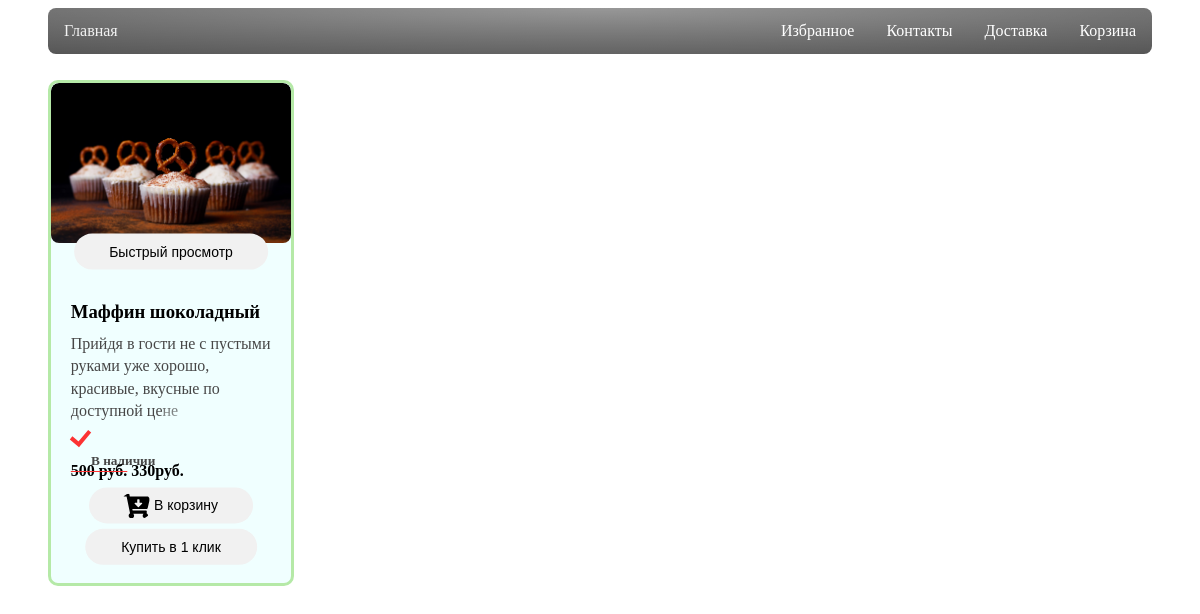
Page /maffiny on the committed database.
### webmain/model.py (models this page shows, shortened)
class Products(Base):
    __tablename__ = 'Products'
    id = sa.Column(sa.Integer, primary_key=True)
    name = sa.Column(sa.String, nullable=False)
    description = sa.Column(sa.Text, nullable=True)
    price = sa.Column(sa.Integer, nullable=False)
    category = sa.Column(sa.Text, nullable=False)
    link_photo = sa.Column(sa.String, nullable=False)
    link_like = sa.Column(sa.String, nullable=False)
    link_basket = sa.Column(sa.String, nullable=False)

### webmain/__init__.py (the view)
    @app.route("/<category>")
    def products_list(category):
        conn = Session()
        products = conn.query(Products).all()
        if category:
            filtered_products = conn.query(Products).filter_by(category=category)
            return render_template("products.html", products=filtered_products)
        return render_template("products.html", products=products)

### webmain/__init__.py (called while the page is built)
def create_app():
    app = Flask(__name__)
    app.config.from_pyfile('config.py')
    migrate()
    @app.route("/")
    @app.route("/home")
    def index():
        conn = Session()
        categoryes = conn.query(Category).all()
        title = "Пекарня Ессении"
        return render_template("main.html", page_title=title, categoryes=categoryes)
    @app.route("/<category>")
    def products_list(category):
        conn = Session()
        products = conn.query(Products).all()
        if category:
            filtered_products = conn.query(Products).filter_by(category=category)
            return render_template("products.html", products=filtered_products)
        return render_template("products.html", products=products)
    @app.route("/basket")
    def basket():
        return render_template("products.html")
    return app

### webmain/templates/products.html (shortened to what this page needs)
{% extends "base.html" %}
{% block content %}
{% for product in products %}
    <ul class="products clearfix">
        <li class="product-wrapper">
            <a class="product">
                <div class="product-photo">
                    <img src="{{ url_for('static', filename=product.link_photo) }}" alt="">
                    <h3>{{ product.name }}</h3>
                    <p class="product-text">{{ product.description }}</p>
                    <h5>В наличии</h5>
                    <h4 class="price-new"><b class="price-old">500 руб.</b> {{ product.price }}руб. </h4>
                    <div class="buttons">
                        <button id="myBtn1" class="product-preview">Быстрый просмотр</button>
                        <button class="product-buttons-wrap" onclick="openNav()">
                            <img src="{{ url_for('static', filename=product.link_basket) }}">В корзину</button>
                        <button class="product-buttons-wrap1">Купить в 1 клик</button>
                    </div>
                </div>
            </a>
        </li>
    </ul>
{% endfor %}
{% endblock %}

### webmain/static/css/style.css (style rules this page uses)
.product-wrapper { display: block; width: 100%; float: left; transition: width .2s; margin: 10px 0 33px 0; }
@media only screen and (min-width: 450px) { .product-wrapper { width: 50%; } }
@media only screen and (min-width: 768px) { .product-wrapper { width: 33.333%; } }
@media only screen and (min-width: 1000px) { .product-wrapper { width: 25%; } }
.product { display: block; border: 3px solid #b5e9a7; border-radius: 10px; position: relative; background: #F0FFFF; margin: 0 40px 30px 0; text-decoration: none; color: #474747; z-index: 0; height: 500px; }
.product-photo { position: relative; padding-bottom: 100%; overflow: hidden; border-radius: 8px; }
.product-photo img { position: absolute; top: 0; bottom: 2; left: 0; right: 0; max-width: 100%; max-height: 100%; margin: auto; border-radius: 8px; transition: transform .4s ease-out; }
.product-text { position: relative; margin: 20px; margin-bottom: -90px; font-size: 1em; line-height: 1.4em; height: 5.6em; overflow: hidden; transform: translate(-0.13%, 210%); }
.product-text:after { content: ''; display: inline-block; position: absolute; bottom: 0; right: 0; width: 6.7em; height: 1.6em; background: linear-gradient(to left top, #F0FFFF, rgba(255, 255, 255, 0)); }
.product h3 { position: relative; margin: 20px; transform: translate(-0.13%, 900%); color: #000000 }
.price-new { position: relative; margin: 20px; transform: translate(-0.100%, 1450%); color: #000000 }
.price-old { text-decoration: line-through #ff3535 !important; }
.product h5 { position: relative; margin: 20px; transform: translate(10%, 1800%); }
.product-preview { position: relative; top: 50%; left: 50%; transform: translate(-50%, -15%); -ms-transform: translate(-50%, -50%); background-color: #f1f1f1; color: black; font-size: 14px; padding: 10px 35px; border: none; cursor: pointer; border-radius: 20px; text-align: center; outline: none; }
.product-buttons-wrap { position: relative; top: 50%; left: 50%; transform: translate(-50%, 590%); -ms-transform: translate(-50%, -50%); background-color: #f1f1f1; color: black; font-size: 14px; padding: 10px 35px; border: none; cursor: pointer; border-radius: 20px; text-indent: 30px; outline: none; }
.product-buttons-wrap img { max-width: 70%; max-height: 70%; bottom: -2px; left: -70px; }
.product-buttons-wrap1 { position: relative; top: 50%; left: 50%; transform: translate(-50%, 605%); -ms-transform: translate(-50%, -50%); background-color: #f1f1f1; color: black; font-size: 14px; padding: 10px 36px; border: none; cursor: pointer; border-radius: 20px; text-align: center; outline: none; }
a { text-decoration: none; }

### rows in the picture
Products: link_photo (picture), name "Маффин шоколадный", description "Прийдя в гости не с пустыми руками уже хорошо, красивые, вкусные по доступной цене", price "330", link_basket (picture)
